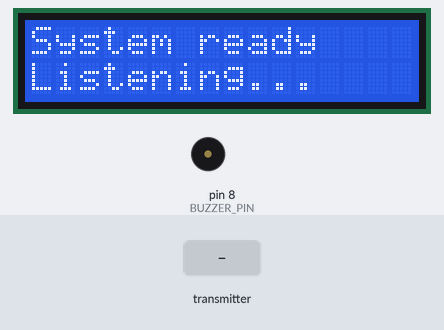
This sketch was run on a simulated Arduino Uno, built with avr-gcc and run on an emulated ATmega328P. Parts: 16×2 character LCD, buzzer (waves = sounding). Inputs (shaded band) come from the test bench. No radio packets arrive unless stated; what the sketch prints to the serial monitor is not drawn.

Above: at 1.2 s.
1.3 s: the transmitter starts sending state = 1
At 2.5 s:
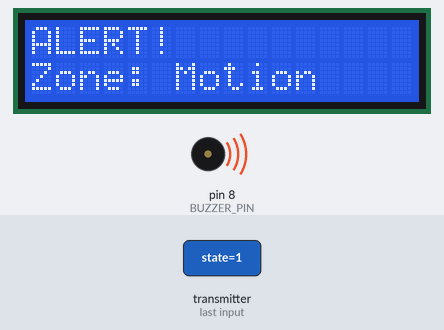
2.8 s: the transmitter starts sending state = 0
At 3.8 s:
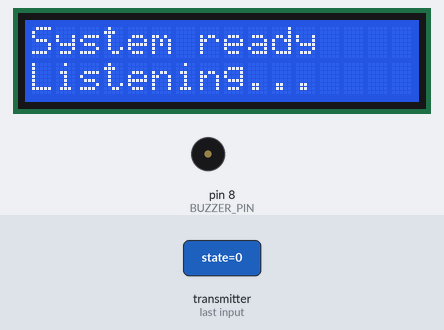
Timing chart, 0 to 5.8 s (numbered marks = the images above; inputs shaded):
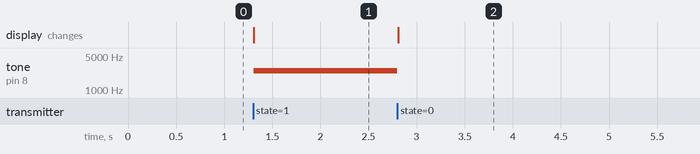

Measured:
- after the input at 1.3 s, tone on pin 8 (BUZZER_PIN): silent → 2500 Hz at once; the display: changes at once (image 1)
- after the input at 2.8 s, tone on pin 8 (BUZZER_PIN): 2500 Hz → silent at once; the display: changes at once (image 2)

The sketch:

base_station.ino
```cpp
/*
  Dual-Board Wireless Security System - Base Station
  --------------------------------------------------------
  Listens for sensor event / heartbeat packets from the remote node over
  nRF24L01, shows status on an LCD, and sounds a siren on alerts.
  Board: Arduino Uno. Flash this sketch to the BASE board.
*/

#include <SPI.h>
#include <RF24.h>
#include <LiquidCrystal.h>

const uint8_t CE_PIN = 9;
const uint8_t CSN_PIN = 10;
const uint8_t BUZZER_PIN = 8;

RF24 radio(CE_PIN, CSN_PIN);
const byte PIPE_ADDRESS[6] = "ALRM1"; // must match the remote node exactly

LiquidCrystal lcd(2, 3, 4, 5, 6, 7);

enum SensorType : uint8_t { SENSOR_PIR = 0, SENSOR_DOOR = 1, SENSOR_HEARTBEAT = 2 };

struct Packet {
  uint8_t sensorType;
  uint8_t state;
  uint16_t seq;
};

unsigned long lastPacketTime = 0;
const unsigned long OFFLINE_THRESHOLD_MS = 25000; // > 2x remote heartbeat interval
bool offlineWarningShown = false;
bool sounding = false;

void setup() {
  Serial.begin(9600);
  lcd.begin(16, 2);
  pinMode(BUZZER_PIN, OUTPUT);

  radio.begin();
  radio.setPALevel(RF24_PA_LOW);
  radio.openReadingPipe(1, PIPE_ADDRESS);
  radio.startListening();

  lastPacketTime = millis();
  showStatus("System ready", "Listening...");
}

void loop() {
  if (radio.available()) {
    Packet pkt;
    radio.read(&pkt, sizeof(pkt));
    lastPacketTime = millis();
    offlineWarningShown = false;
    handlePacket(pkt);
  }

  if (!offlineWarningShown && (millis() - lastPacketTime > OFFLINE_THRESHOLD_MS)) {
    offlineWarningShown = true;
    showStatus("WARNING:", "REMOTE OFFLINE");
    Serial.println("Remote node offline - no packets received recently.");
  }
}

void handlePacket(const Packet &pkt) {
  switch (pkt.sensorType) {
    case SENSOR_PIR:
      Serial.println(pkt.state ? "PIR: motion detected" : "PIR: clear");
      if (pkt.state) triggerAlert("Zone: Motion");
      else silence();
      break;

    case SENSOR_DOOR:
      Serial.println(pkt.state ? "Door: opened" : "Door: closed");
      if (pkt.state) triggerAlert("Zone: Door");
      else silence();
      break;

    case SENSOR_HEARTBEAT:
      Serial.println("Heartbeat received - remote node online.");
      if (!sounding) showStatus("System ready", "Listening...");
      break;
  }
}

void triggerAlert(const char *zone) {
  sounding = true;
  showStatus("ALERT!", zone);
  tone(BUZZER_PIN, 2500);
}

void silence() {
  sounding = false;
  noTone(BUZZER_PIN);
  showStatus("System ready", "Listening...");
}

void showStatus(const char *line1, const char *line2) {
  lcd.clear();
  lcd.setCursor(0, 0);
  lcd.print(line1);
  lcd.setCursor(0, 1);
  lcd.print(line2);
}
```
